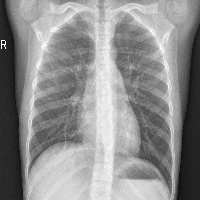
#> input picture Data/test/NORMAL/IM-0003-0001.jpeg, 200 x 200 px, found by its file name; its folder holds only this picture in this run
$ python main.py
#> lines starting #> are read from the running program, lines starting #| are printed output that depends on the picture
### Data/data.py
import os
import cv2
import numpy as np
from sklearn.neighbors import NearestNeighbors


def descriptors(filename):
    img = cv2.imread(filename, 0)
    img = cv2.equalizeHist(img)
    img = cv2.GaussianBlur(img, (9, 9), 1)
    orb = cv2.ORB_create(nfeatures=100)
    keydots = orb.detect(img, None)
    keydots, descriptors = orb.compute(img, keydots)
    return (descriptors)

def list_descriptors(type):
    values = np.empty((0, 32))
    for dir in ["NORMAL", "PNEUMONIA"]:
        for root, dirs, files in os.walk(os.path.join("Data", type, dir)):
            for filename in files:
                values = np.append(values, descriptors(
                    os.path.join("Data", type, dir, filename)), axis=0)
#> in descriptors, img is the input picture: shape (200, 200); min 11, max 255, mean 142.6
#> in descriptors, `img = cv2.equalizeHist(img)`:
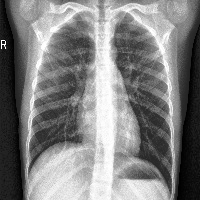
#> img: shape (200, 200); min 0, max 255, mean 128.2
#> in descriptors, `img = cv2.GaussianBlur(img, (9, 9), 1)`:
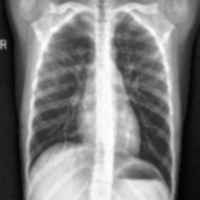
#> img: shape (200, 200); min 2, max 254, mean 128.2
#> in descriptors, `keydots = orb.detect(img, None)`: keydots = 85 keypoints; strongest (x, y, size): (87, 66, 64.3), (91, 66, 64.3), (78, 138, 53.6), (92, 67, 53.6)
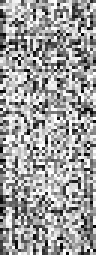
#> values: shape (85, 32) float64 (shown 3 times larger); min 0, max 255, mean 158.7
#> pass 2 of the loop in list_descriptors, `for dir in ["NORMAL", "PNEUMONIA"]:`:
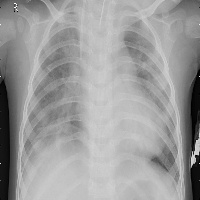
#> input picture Data/test/PNEUMONIA/person101_bacteria_483.jpeg, 200 x 200 px, found by its file name
#> in descriptors, img is the input picture: shape (200, 200); min 0, max 255, mean 156.1
#> in descriptors (call 2), `img = cv2.GaussianBlur(img, (9, 9), 1)`:
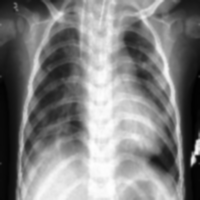
#> img: shape (200, 200); min 1, max 254, mean 128.7
#> keydots = 83 keypoints; strongest (x, y, size): (79, 124, 64.3), (83, 126, 64.3), (81, 128, 53.6), (85, 130, 53.6)
#> in list_descriptors, `values = np.append(values, descriptors( os.path.join("Data", type, dir..`:
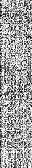
#> values: shape (168, 32) float64; min 0, max 255, mean 159.5
    return (values)

def labels(type, dictionary):
    x_train = []
    y_train = np.empty((0,), dtype=int)
    for dir in ["NORMAL", "PNEUMONIA"]:
        for root, dirs, files in os.walk(os.path.join("Data", type, dir)):
            for filename in files:
                alg_knn = NearestNeighbors(n_neighbors=1).fit(dictionary)
                closer = alg_knn.kneighbors(descriptors(os.path.join(
                    "Data", type, dir, filename)), return_distance=False).flatten()
                hist = np.histogram(
                    closer, bins=np.arange(dictionary.shape[0]+1))[0]
                x_train.append(hist.tolist())
                if(dir == "NORMAL"):
                    y_train = np.append(y_train, np.array([0]), axis=0)
                else:
                    y_train = np.append(y_train, np.array([1]), axis=0)
    x_train = np.array(x_train, dtype=int)
    return (x_train, y_train)

### Classification_Algorithms/SVM/svc.py
from sklearn.svm import SVC
from sklearn.preprocessing import StandardScaler


scaler = StandardScaler()

def prevision(x_train, x_test, y_train, y_test):
    model = SVC()
    x_train = scaler.fit_transform(x_train)
    model.fit(x_train, y_train)
    x_test = scaler.fit_transform(x_test)
    prevision = model.predict(x_test)
    return prevision

### main.py
import Data.data as dt

import pandas as pd

from sklearn.cluster import KMeans
from sklearn.metrics import confusion_matrix
from sklearn.metrics import accuracy_score

import seaborn as sns
import matplotlib.pyplot as plt

import Classification_Algorithms.SVM.svc as svc


descriptors = dt.list_descriptors("train")
kmeans = KMeans(n_clusters=5).fit(descriptors)
dictionary = kmeans.cluster_centers_

x_train, y_train = dt.labels("train", dictionary)
#> in descriptors (call 3), `keydots = orb.detect(img, None)`: keydots = 85 keypoints; strongest (x, y, size): (87, 66, 64.3), (91, 66, 64.3), (78, 138, 53.6), (92, 67, 53.6)
#> in labels, `hist = np.histogram( closer, bins=np.arange(dictionary.shape[0]+1))[0]`: hist = [16, 24, 14, 19, 12]
#> pass 2 of the loop in labels, `for dir in ["NORMAL", "PNEUMONIA"]:`:
#> keydots = 83 keypoints; strongest (x, y, size): (79, 124, 64.3), (83, 126, 64.3), (81, 128, 53.6), (85, 130, 53.6)
#> hist = [15, 21, 9, 18, 20]
#> in labels, `x_train = np.array(x_train, dtype=int)`: x_train = [[16, 24, 14, 19, 12], [15, 21, 9, 18, 20]]
#> x_train = [[16, 24, 14, 19, 12], [15, 21, 9, 18, 20]]; y_train = [0, 1]
x_test, y_test = dt.labels("test", dictionary)
#> in descriptors (call 5), `keydots = orb.detect(img, None)`: keydots = 85 keypoints; strongest (x, y, size): (87, 66, 64.3), (91, 66, 64.3), (78, 138, 53.6), (92, 67, 53.6)
#> pass 2 of the loop in labels, `for dir in ["NORMAL", "PNEUMONIA"]:`:
#> keydots = 83 keypoints; strongest (x, y, size): (79, 124, 64.3), (83, 126, 64.3), (81, 128, 53.6), (85, 130, 53.6)
#> x_test = [[16, 24, 14, 19, 12], [15, 21, 9, 18, 20]]; y_test = [0, 1]

prevision = svc.prevision(x_train, x_test, y_train, y_test)
#> in prevision, `x_train = scaler.fit_transform(x_train)`: x_train = [[1, 1, 1, 1, -1], [-1, -1, -1, -1, 1]]
#> in prevision, `prevision = model.predict(x_test)`: prevision = [0, 1]
#> prevision = [0, 1]
print(accuracy_score(y_test, prevision))
#| 1.0


def confusion_mat():
    matrix = confusion_matrix(y_test, prevision)
    matrix = (matrix/sum(matrix)).T
    matrix = pd.DataFrame(matrix, columns=['Normal', 'Pneumonia'], index=[
                          'Normal', 'Pneumonia'])
    sns.heatmap(matrix, annot=True, vmin=0, vmax=1, cmap="YlGnBu")
    plt.show()


confusion_mat()
#> in confusion_mat, `matrix = confusion_matrix(y_test, prevision)`: matrix = [[1, 0], [0, 1]]
#> in confusion_mat, `matrix = pd.DataFrame(matrix, columns=['Normal', 'Pneumonia'], index=[..`: matrix = table of 2 rows and 2 columns
#> in confusion_mat, `plt.show()`:
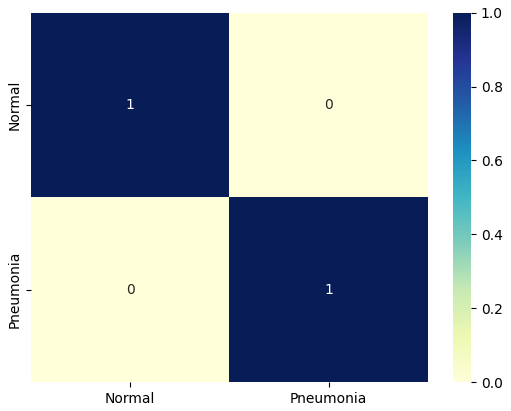
#> figure drawn by matplotlib, 2 panels
